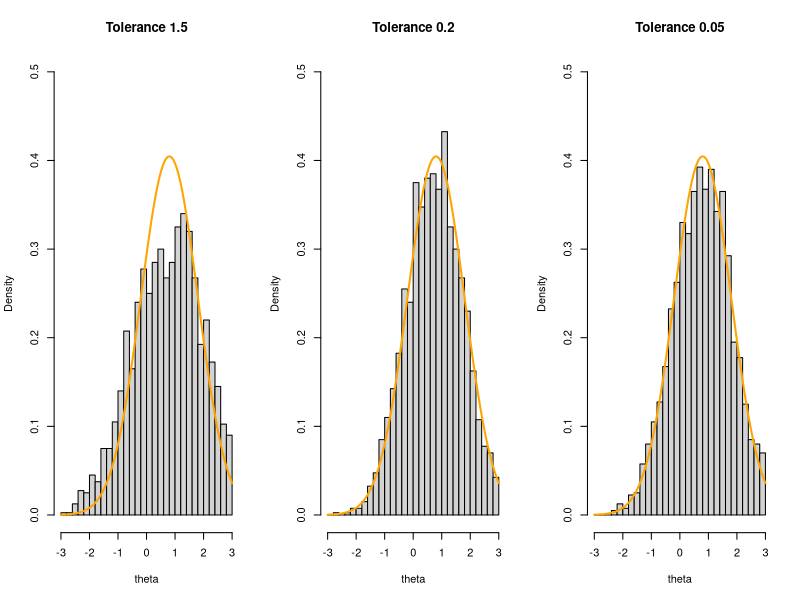
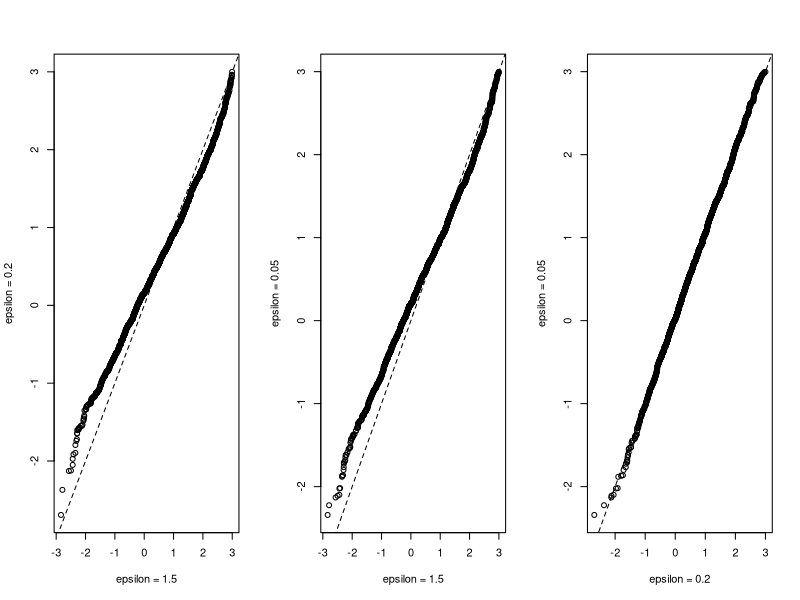
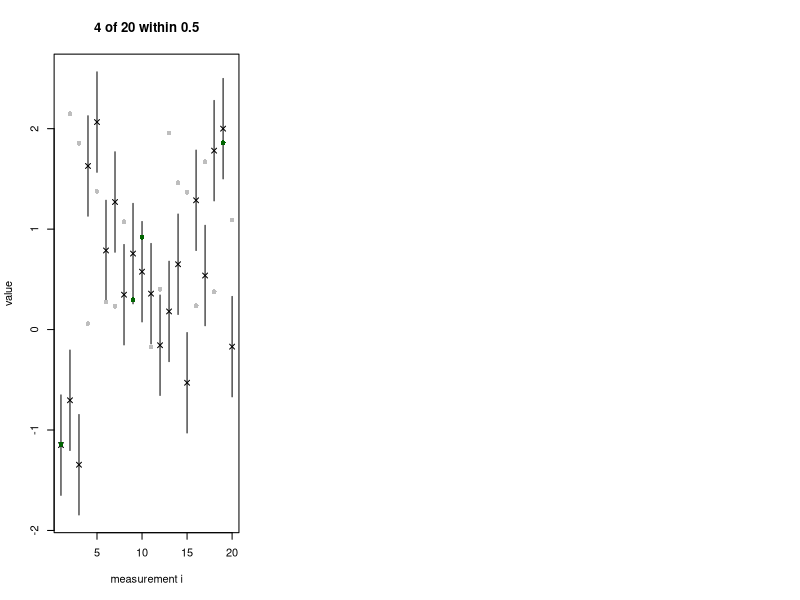
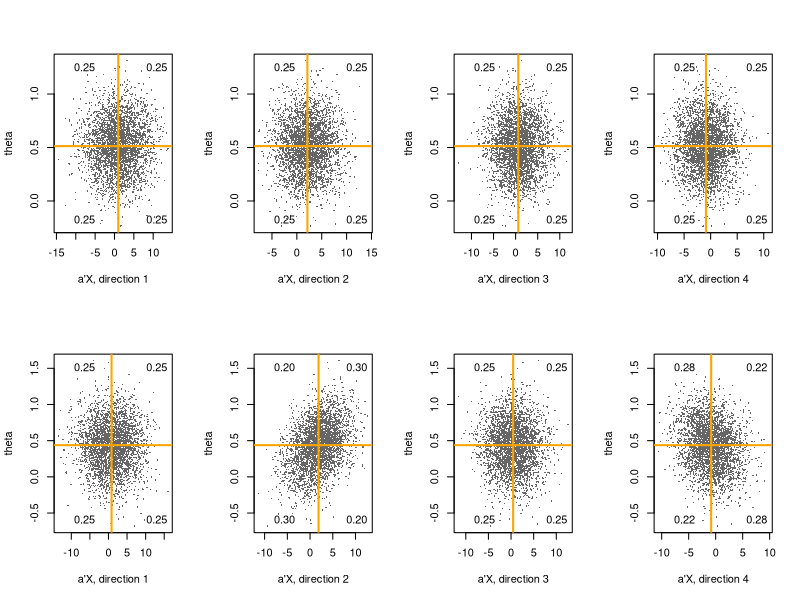
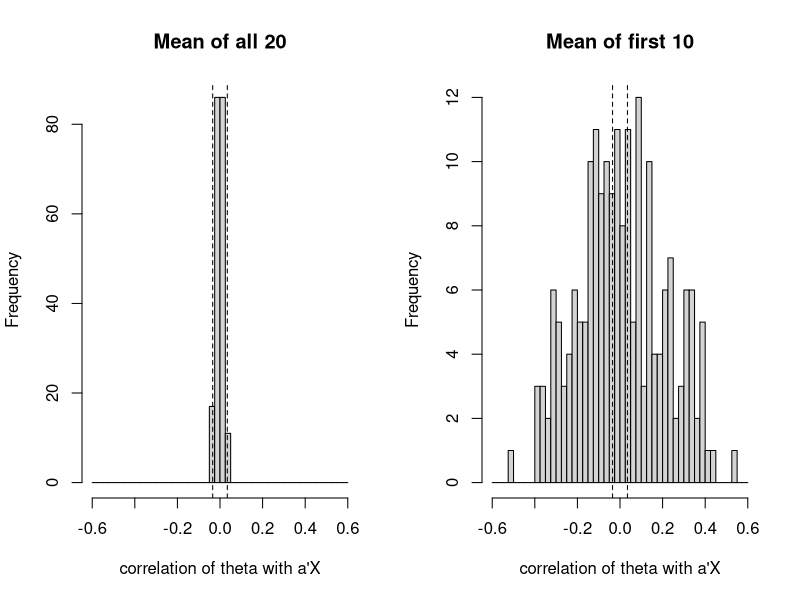
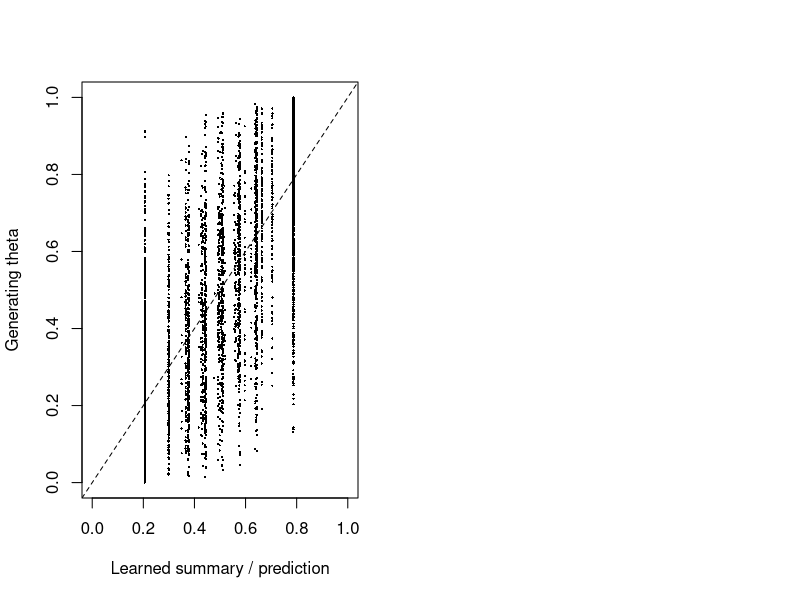
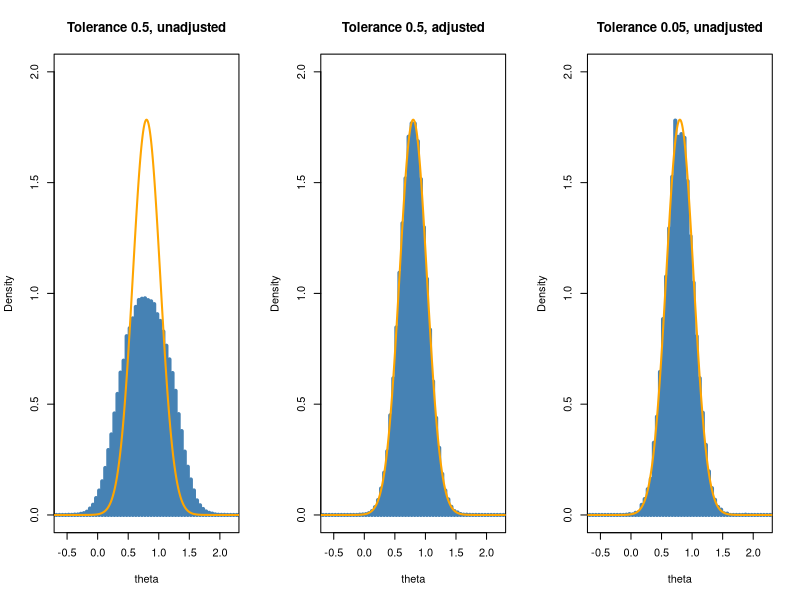

The R script that drew these images, in order:
## ---- chunk 1
set.seed(681)
simulate_normal <- function() {
  theta <- runif(1, -3, 3)
  X <- rnorm(1, mean = theta,
             sd = 1)
  return(list(theta = theta,
              X = X))
}
## ---- chunk 2
rejection_sample_normal <-
  function(x_obs = 0.8) {
    while (TRUE) {
      run <- simulate_normal()
      if (run$X == x_obs)
        return(run$theta)
    }
  }

X <- replicate(100000,
  simulate_normal()$X)
sum(X == 0.8)   # 0
## ---- chunk 3
abc_sample_normal <-
  function(eps, x_obs = 0.8) {
    while (TRUE) {
      run <- simulate_normal()
      if (abs(run$X - x_obs) < eps)
        return(run$theta)
    }
  }
## ---- chunk 4
eps_values <- c(1.5, 0.2, 0.05)
draws <- lapply(eps_values, function(eps)
  replicate(2000, abc_sample_normal(eps)))

grid <- seq(-3, 3, length.out = 1001)
exact <- dnorm(grid, 0.8, 1) / (pnorm(3, 0.8, 1) - pnorm(-3, 0.8, 1))

par(mfrow = c(1, 3))
for (j in 1:3) {
  hist(draws[[j]], breaks = seq(-3, 3, by = 0.2), freq = FALSE,
       ylim = c(0, 0.5), xlab = "theta",
       main = paste("Tolerance", eps_values[j]))
  lines(grid, exact, col = "orange", lwd = 2)
}
## ---- chunk 5
par(mfrow = c(1, 3))
for (pair in list(c(1, 2), c(1, 3), c(2, 3))) {
  qqplot(draws[[pair[1]]], draws[[pair[2]]],
         xlab = paste("epsilon =", eps_values[pair[1]]),
         ylab = paste("epsilon =", eps_values[pair[2]]))
  abline(0, 1, lty = 2)
}
## ---- chunk 6
set.seed(681)
x_obs <- rnorm(20, 0.8, 1)   # observed data
X <- rnorm(20, 0.8, 1)       # simulated at theta = 0.8

plot_match <- function(x_obs, X, eps) {
  near <- abs(X - x_obs) < eps
  i <- seq_along(x_obs)
  plot(i, x_obs, pch = 4, ylim = range(x_obs - eps, x_obs + eps, X),
       xlab = "measurement i", ylab = "value",
       main = paste(sum(near), "of", length(X), "within", eps))
  segments(i, x_obs - eps, i, x_obs + eps)
  points(i, X, pch = 16, col = ifelse(near, "darkgreen", "gray"))
}
plot_match(x_obs, X, eps = 0.5)
## ---- chunk 7
set.seed(682)
n <- 20; N <- 200000
theta <- runif(N, -3, 3)
X <- matrix(rnorm(N * n, mean = theta), nrow = N)
check_summary <- function(S_X, S_x_obs, width = 0.05) {
  keep <- abs(S_X - S_x_obs) < width   # S(X) near S(x_obs)
  a <- rnorm(n)                      # random direction
  proj <- X[keep, ] %*% a            # projection a'X
  th <- theta[keep]
  table(th > median(th), proj > median(proj)) / sum(keep)
}

check_summary(rowMeans(X), mean(x_obs))
check_summary(rowMeans(X[, 1:10]), mean(x_obs[1:10]))
## ---- chunk 8
A <- matrix(rnorm(n * 4), nrow = n)   # four random directions
plot_directions <- function(S_X, S_x_obs, A, width = 0.05) {
  keep <- abs(S_X - S_x_obs) < width
  th <- theta[keep]
  for (k in 1:ncol(A)) {
    proj <- drop(X[keep, ] %*% A[, k])
    plot(proj, th, pch = 16, cex = 0.3, col = "gray40",
         xlab = paste0("a'X, direction ", k), ylab = "theta")
    abline(v = median(proj), h = median(th), col = "orange", lwd = 2)
    hi_t <- th > median(th); hi_p <- proj > median(proj)
    legend("topleft", sprintf("%.2f", mean(!hi_p & hi_t)), bty = "n")
    legend("topright", sprintf("%.2f", mean(hi_p & hi_t)), bty = "n")
    legend("bottomleft", sprintf("%.2f", mean(!hi_p & !hi_t)), bty = "n")
    legend("bottomright", sprintf("%.2f", mean(hi_p & !hi_t)), bty = "n")
  }
}

par(mfrow = c(2, 4))
plot_directions(rowMeans(X), mean(x_obs), A)                # top: mean of all 20
plot_directions(rowMeans(X[, 1:10]), mean(x_obs[1:10]), A)  # bottom: mean of first 10
## ---- chunk 9
direction_cors <- function(S_X, S_x_obs, width = 0.05, K = 200) {
  keep <- abs(S_X - S_x_obs) < width
  A <- matrix(rnorm(n * K), nrow = n)   # K random directions
  drop(cor(theta[keep], X[keep, ] %*% A))
}
summaries <- list("Mean of all 20" = list(rowMeans(X), mean(x_obs)),
                  "Mean of first 10" = list(rowMeans(X[, 1:10]), mean(x_obs[1:10])))

par(mfrow = c(1, 2))
for (nm in names(summaries)) {
  S_X <- summaries[[nm]][[1]]; S_x_obs <- summaries[[nm]][[2]]
  r <- direction_cors(S_X, S_x_obs)
  hist(r, breaks = seq(-0.6, 0.6, by = 0.025), main = nm,
       xlab = "correlation of theta with a'X")
  abline(v = c(-2, 2) / sqrt(sum(abs(S_X - S_x_obs) < 0.05)), lty = 2)
}
## ---- chunk 10
rain_features <- function(N, days = 6) {
  theta <- runif(N)
  X <- matrix(0L, N, days)
  X[, 1] <- rbinom(N, 1, theta)
  for (d in 2:days) {
    redraw <- runif(N) >= 0.5           # otherwise weather persists
    X[, d] <- X[, d - 1]
    X[redraw, d] <- rbinom(sum(redraw), 1, theta[redraw])
  }
  longest <- current <- integer(N)
  for (d in 1:days) {
    current <- ifelse(X[, d] == 1, current + 1L, 0L)
    longest <- pmax(longest, current)
  }
  data.frame(theta, count = rowSums(X),
             changes = rowSums(X[, -1] != X[, -days]),
             first = X[, 1], last = X[, days], longest)
}

set.seed(687)
train <- rain_features(150000)
fit <- lm(theta ~ count + changes + first + last + longest, data = train)
round(coef(fit), 3)
## ---- chunk 11
obs <- data.frame(count = 4, changes = 2, first = 0, last = 0, longest = 4)
predict(fit, obs)
## ---- chunk 12
set.seed(688)
heldout <- rain_features(50000)
pred <- predict(fit, heldout)
show <- sample(nrow(heldout), 5000)
plot(pred[show], heldout$theta[show], pch = 16, cex = 0.3,
     xlim = c(0, 1), ylim = c(0, 1),
     xlab = "Learned summary / prediction", ylab = "Generating theta")
abline(0, 1, lty = 2)
## ---- chunk 13
set.seed(690)
N <- 1000000
theta <- runif(N, -3, 3)
S_X <- rnorm(N, theta, 1 / sqrt(20))

eps <- 0.5
keep <- abs(S_X - 0.8) < eps
theta_kept <- theta[keep]
d <- S_X[keep] - 0.8                    # d_i = S(X_i) - S(x_obs)
w <- 1 - (d / eps)^2                    # closer summaries get more weight
## ---- chunk 14
local_fit <- lm(theta_kept ~ d, weights = w)
theta_adj <- theta_kept - coef(local_fit)["d"] * d
## ---- chunk 15
theta_narrow <- theta[abs(S_X - 0.8) < 0.05]
exact <- dnorm(grid, 0.8, 1 / sqrt(20))

par(mfrow = c(1, 3))
panels <- list("Tolerance 0.5, unadjusted" = list(theta_kept, rep(1, length(theta_kept))),
               "Tolerance 0.5, adjusted" = list(theta_adj, w),
               "Tolerance 0.05, unadjusted" = list(theta_narrow, rep(1, length(theta_narrow))))
for (nm in names(panels)) {
  v <- panels[[nm]][[1]]; wt <- panels[[nm]][[2]]
  breaks <- seq(-1, 2.6, by = 0.05)
  dens <- tapply(wt, cut(v, breaks), sum) / (sum(wt) * 0.05)   # weighted histogram
  plot(breaks[-1] - 0.025, ifelse(is.na(dens), 0, dens), type = "h", lwd = 4,
       col = "steelblue", xlim = c(-0.6, 2.2), ylim = c(0, 2),
       xlab = "theta", ylab = "Density", main = nm)
  lines(grid, exact, col = "orange", lwd = 2)
}

wsd <- function(v, wt) sqrt(sum(wt * (v - weighted.mean(v, wt))^2) / sum(wt))
c(unadjusted = sd(theta_kept), adjusted = wsd(theta_adj, w), narrow = sd(theta_narrow))
